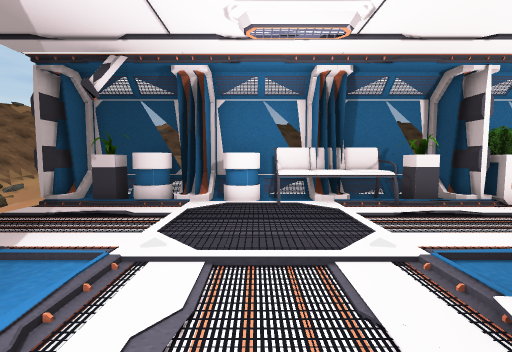
View 1 (above)

22 first-person views from a walk through a 3-D level made in the Unity game engine. The camera is 1.3 m above the floor, tilts 4° down and sees 90° across. The floor is counted in squares, 1 m on a side. Each view is taken from the middle of a square. On the plan, view 1 faces up. The plan holds only what a view shows up to about 13 squares ahead; the rest is blank. The place goes on beyond the plan. Door leaves are left out, so doorways stand open. Some surface patterns are stand-ins.

View 2
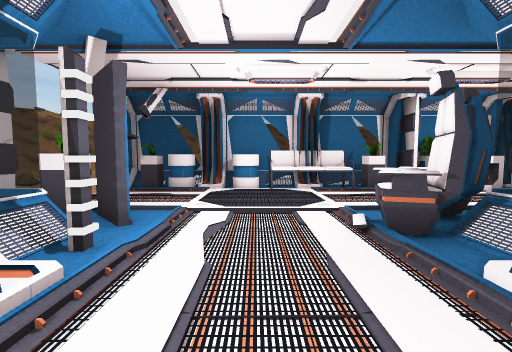

View 3
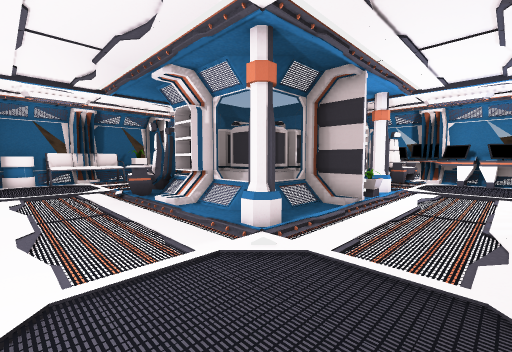

View 4
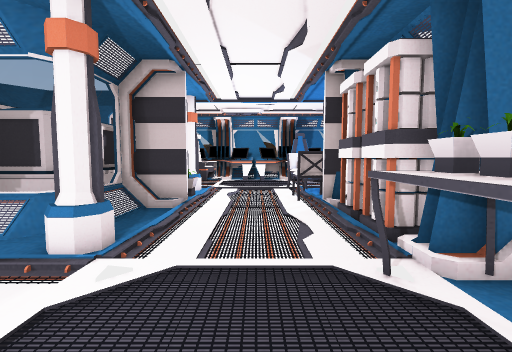

View 5
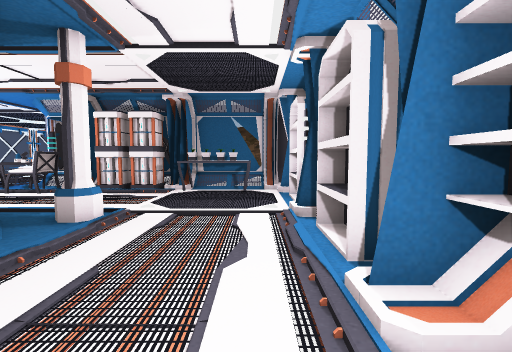

View 6
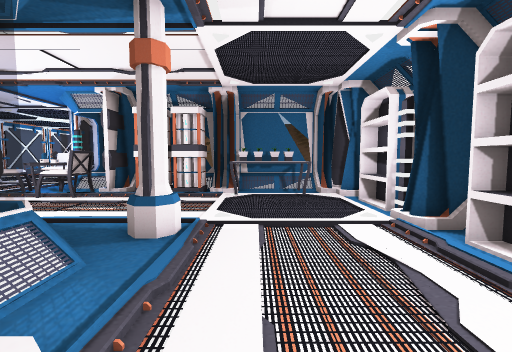

View 7
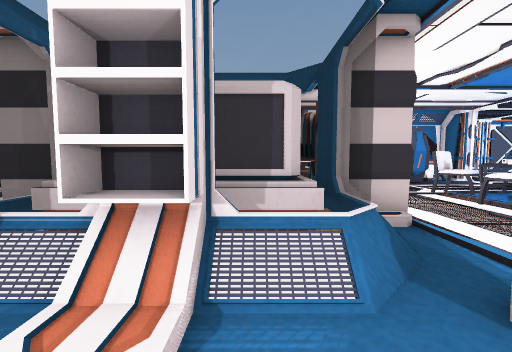

View 8
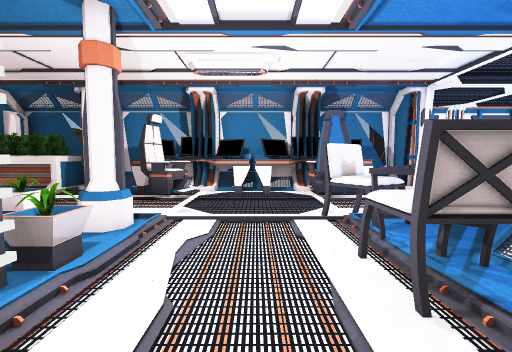

View 9
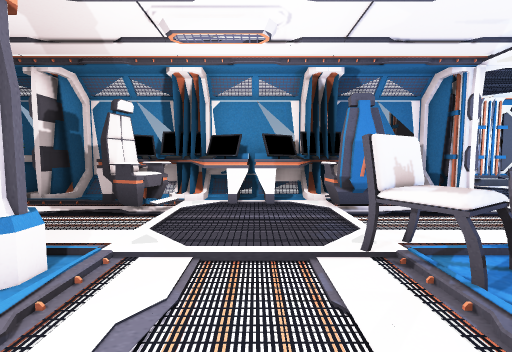

View 10
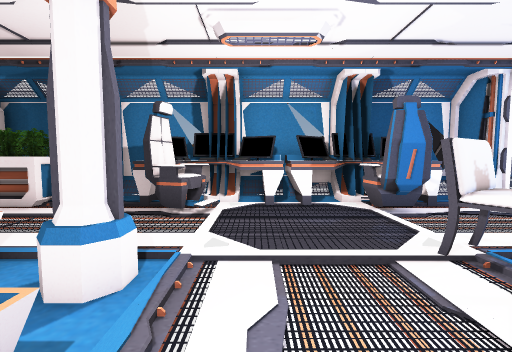

View 11
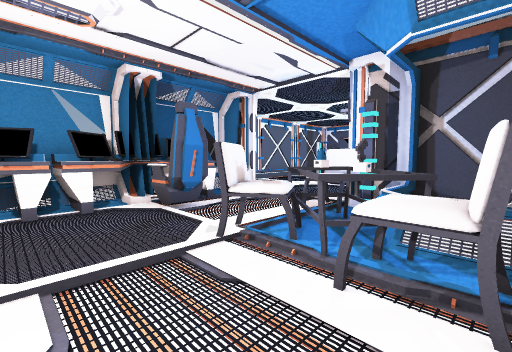

View 12
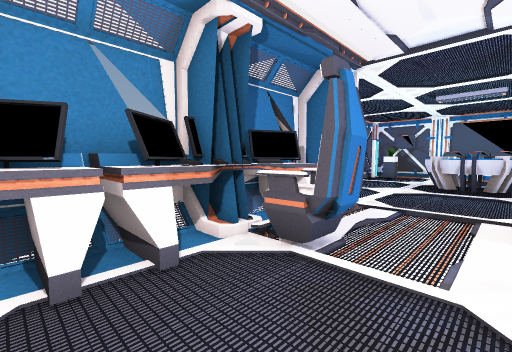

View 13
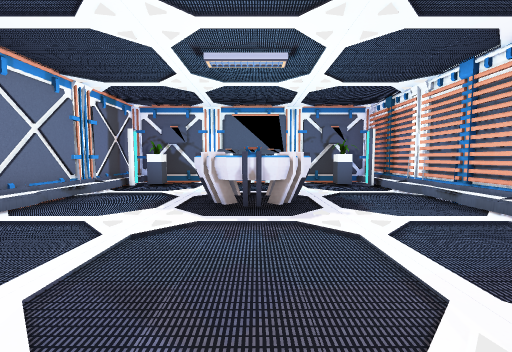

View 14
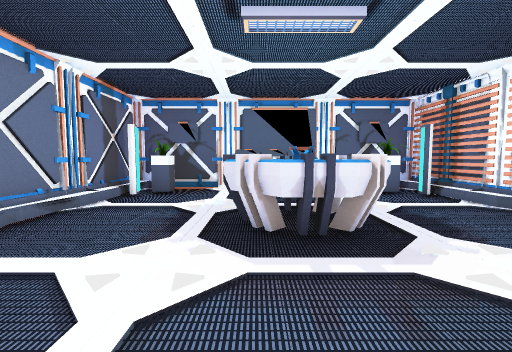

View 15
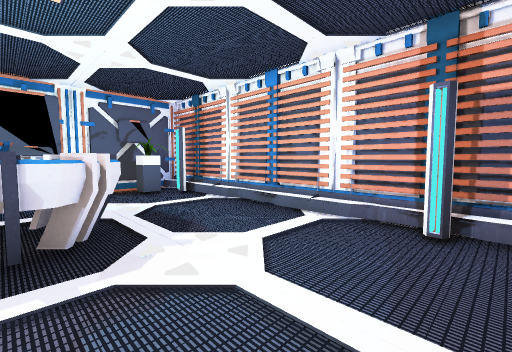

View 16
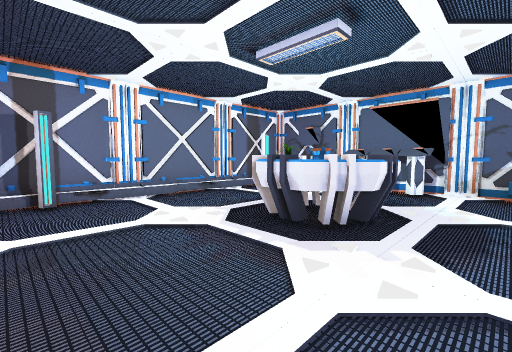

View 17
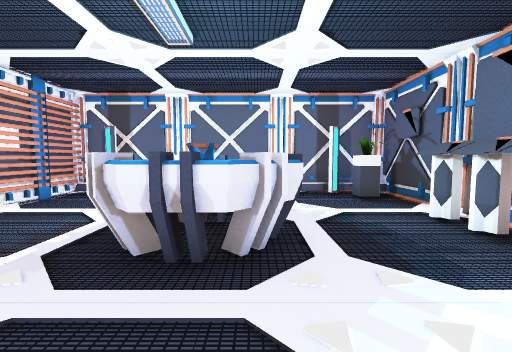

View 18
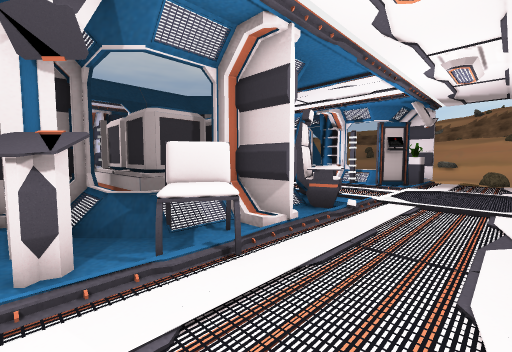

View 19
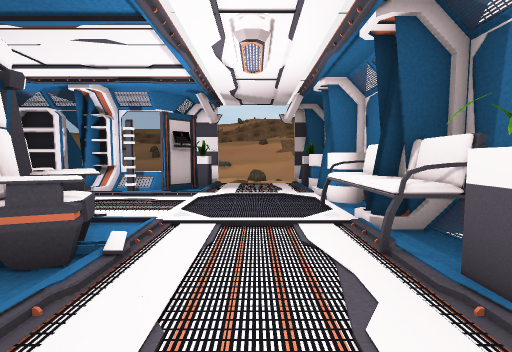

View 20
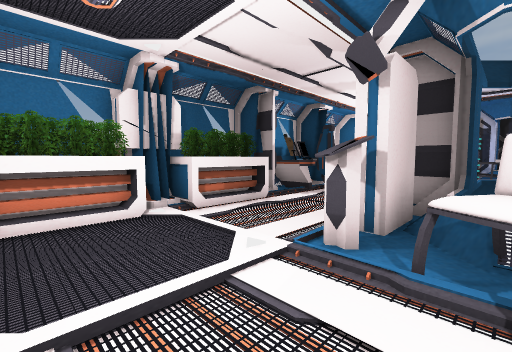

View 21
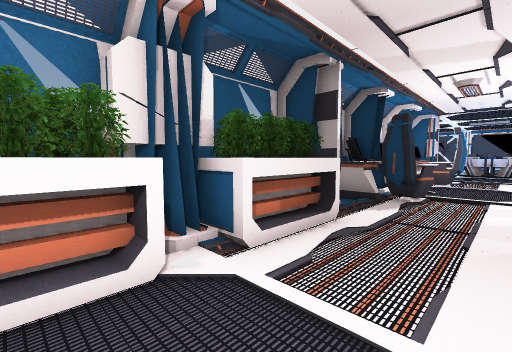

View 22
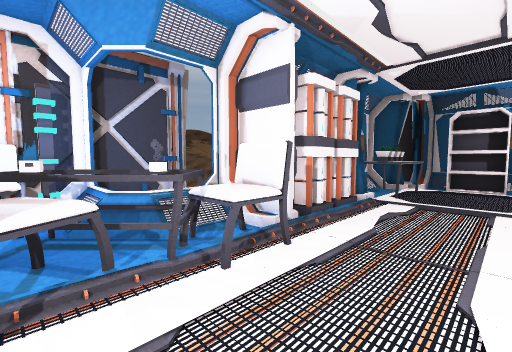

### Floor plan
Key: @ floor where view 1 was taken; # wall or solid block; . main floor; : floor 0.25 m higher than the main floor; / step, stairs or slope; D open door; = window, fence, low wall or low ledge; v drop or lower ground; S sofa; P plant; C container; H shelf; L column; E desk; A chair; B battery; T table; R projector; N console; O other object.
Columns run from 6 left of view 1 to 18 right of it. Each row starts with its distance up from view 1.
  9  #=v vvvvvv=vvv
  8 #::O#OOS#SP:#O OOO
  7 D:PO#OOSSSP:DO O#
  6 D...........D.......OOv
  5 D...........D.......OOv
  4 D...........D.......OHv
  3 D.P.....:OO.DAANN...OHv
  2 # #O....OOO/#AANN...OHv
  1   v=....OOvC CCHH...OOv
  0    =#.@.:/=CC C#H...OOv
 -1    H#.../H#C CC##DDDD#v
 -2    #H...:/=CCCCO....:/#
 -3    HH...:#=CCCC=P..#EEE
 -4    #....LL=:###LL..OEEv
 -5    ##....L::D#P:L../EE
 -6    #H.......D.......EEv
 -7    HH.......D.......EEv
 -8    #..OO....DAA.A...EEv
 -9    ##OOOOB.BDAAAAA.OEE
-10    v##OO##/:##TTA..O#EE
-11      v    =  vvTT...EEv
-12                #AA..:/#
-13             #####DDDD####
-14             #/..........#
-15             #/..........#
-16             #/..........#
-17             #/..........#
-18             #/...RRR....#
-19             #/...RRRR...#
-20             #/...RRR....#
-21             #/....R.....#
-22             #/..........#
-23             #/.........##
-24             #/P..NNNN.P.#
-25             #############

Positions as (right, up) in squares from view 1, and headings:
1: (0, 0), facing up
2: (0, -3), facing up
3: (-1, -8), facing up-right
4: (-1, -7), facing right
5: (-1, 1), facing down
6: (1, 0), facing down
7: (1, -2), facing right
8: (5, -7), facing right
9: (7, -7), facing right
10: (7, -6), facing right
11: (7, -6), facing down-right
12: (11, -6), facing down-right
13: (12, -12), facing down
14: (13, -14), facing down
15: (12, -14), facing down-left
16: (9, -14), facing down-right
17: (8, -20), facing right
18: (10, 6), facing down-left
19: (7, 5), facing left
20: (8, 6), facing down-right
21: (11, 5), facing down-right
22: (10, -6), facing down-left
